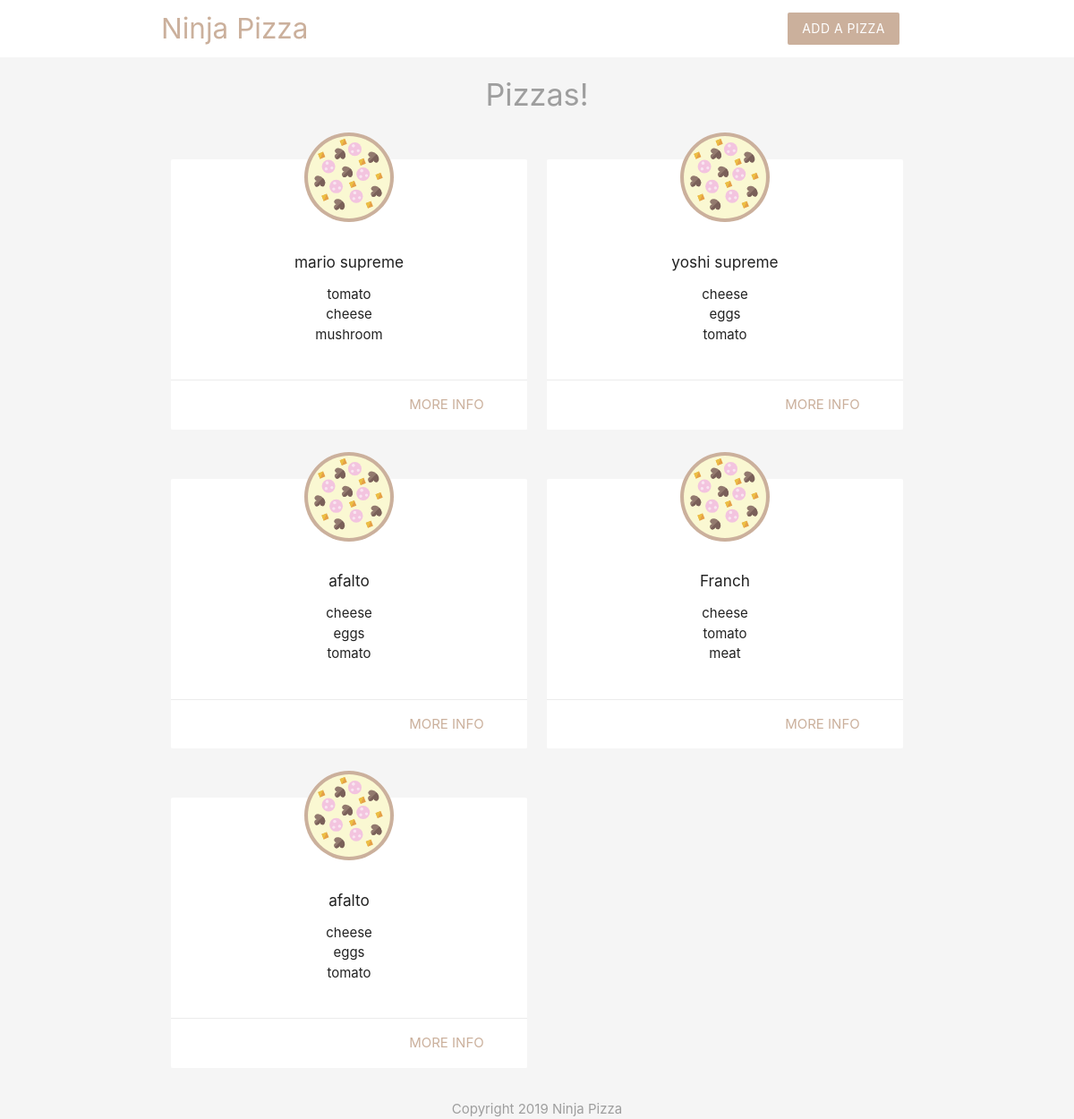
The page / on the database its author committed.
### tables this page shows
CREATE TABLE `pizzas` (
  `id` int(11) NOT NULL,
  `title` varchar(255) NOT NULL,
  `ingredients` varchar(255) NOT NULL,
  `email` varchar(255) NOT NULL,
  `created_at` timestamp NOT NULL DEFAULT CURRENT_TIMESTAMP
);

### index.php (the view, shortened to what this page needs)
<?php
    include('config/db_connect.php');
    $sql = 'SELECT title, ingredients, id FROM pizzas ORDER BY created_at';
    $result = mysqli_query($conn, $sql);
    $pizzas = mysqli_fetch_all($result, MYSQLI_ASSOC);
?>
<!DOCTYPE html>
<html>
    <?php include ('templates/header.php'); ?>
    <h4 class="center grey-text">Pizzas!</h4>
    <div class="container">
        <div class="row">
            <?php foreach ($pizzas as $pizza): ?>
                <div class="col s6 md3">
                    <div class="card z-depth-0">
                        <img src="img/pizza.svg" class="pizza">
                        <div class="card-content center">
                            <h6><?php echo htmlspecialchars($pizza['title']); ?></h6>
                            <ul>
                                <?php foreach (explode(',', $pizza['ingredients']) as $ing): ?>
                                    <li><?php echo htmlspecialchars($ing); ?></li>
                                <?php endforeach; ?>
                            </ul>
                        </div>
                        <div class="card-action right-align">
                            <a href="details.php? id=<?php echo $pizza['id']; ?>" class="brand-text">more info</a>
                        </div>
                    </div>
                </div>
            <?php endforeach; ?>
        </div>
    </div>
    <?php include ('templates/footer.php'); ?>
</html>

### templates/header.php (shortened to what this page needs)
<head>
    <link rel="stylesheet" href="https://cdnjs.cloudflare.com/ajax/libs/materialize/1.0.0/css/materialize.min.css">
</head>
    <body class = "grey lighten-4">
        <nav class="white z-depth-0">
            <div class="container">
                <a href="index.php" class="brand-logo brand-text">Ninja Pizza</a>
                <ul id = "nav-mobile" class="right hide-on-small-and-down">
                    <li><a href="add.php" class="btn brand z-depth-0">Add a Pizza</a></li>
                </ul>
            </div>
        </nav>

### templates/footer.php
    <footer>
        <div class="center grey-text">Copyright 2019 Ninja Pizza</div>
    </footer>
</body>

### templates/header.php (style rules this page uses)
.brand { background: #cbb09c !important; }
.brand-text { color: #cbb09c !important; }
.pizza { width: 100px; margin: 40px auto -30px; display: block; position: relative; top: -30px; }

### rows shown on the page
pizzas: title "mario supreme", ingredients "tomato", ingredients "cheese", ingredients "mushroom"
pizzas: title "yoshi supreme", ingredients "cheese", ingredients "eggs", ingredients "tomato"
pizzas: title "afalto", ingredients "cheese", ingredients "eggs", ingredients "tomato"
pizzas: title "Franch", ingredients "cheese", ingredients "tomato", ingredients "meat"
pizzas: title "afalto", ingredients "cheese", ingredients "eggs", ingredients "tomato"
